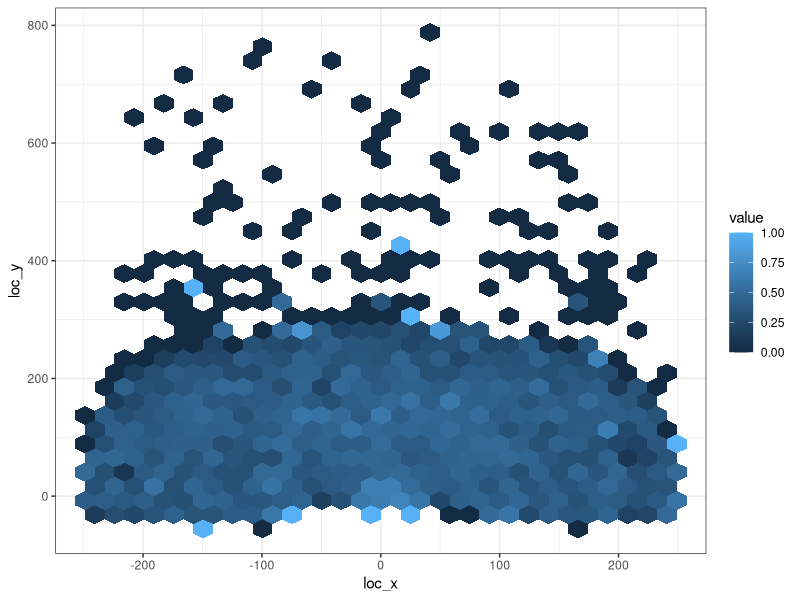
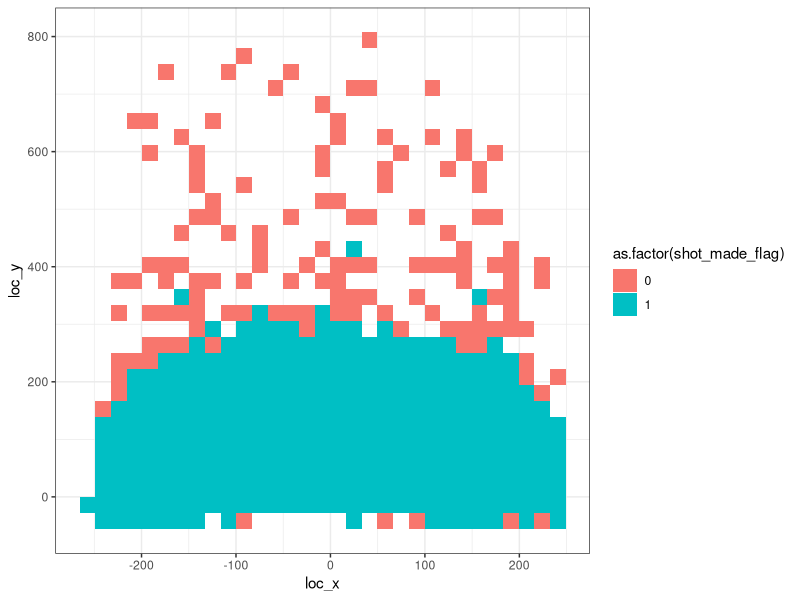
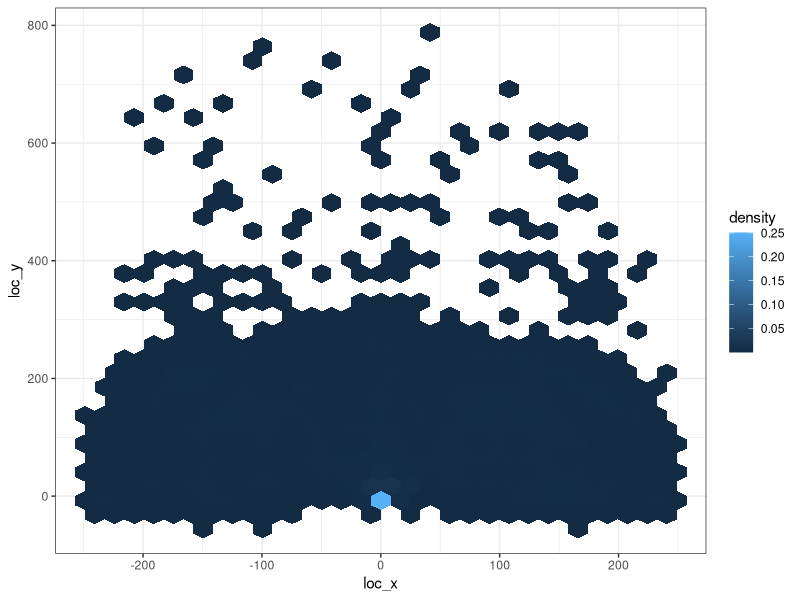

The R source for these figures, in order:
# Problem Set 4
# Question 1

# Name: Your Name
# Matrikelnummer: Your matriculation number
library(tidyverse)

basketball = read_csv2("basketball_complete.csv")

#a)
basketball %>%
  ggplot(aes(x=loc_x, y=loc_y)) + 
  stat_summary_hex(aes(z=as.numeric(shot_made_flag))) + theme_bw() + facet_grid()

basketball %>%
  ggplot(aes(x=loc_x, y=loc_y, fill=as.factor(shot_made_flag))) + 
  geom_bin2d() + theme_bw()

stat_bin_hex()

basketball %>%
  ggplot(aes(x=loc_x, y=loc_y)) + 
  stat_bin_hex(aes(group=as.factor(shot_made_flag), fill=stat(density))) + theme_bw() + facet_grid()

               